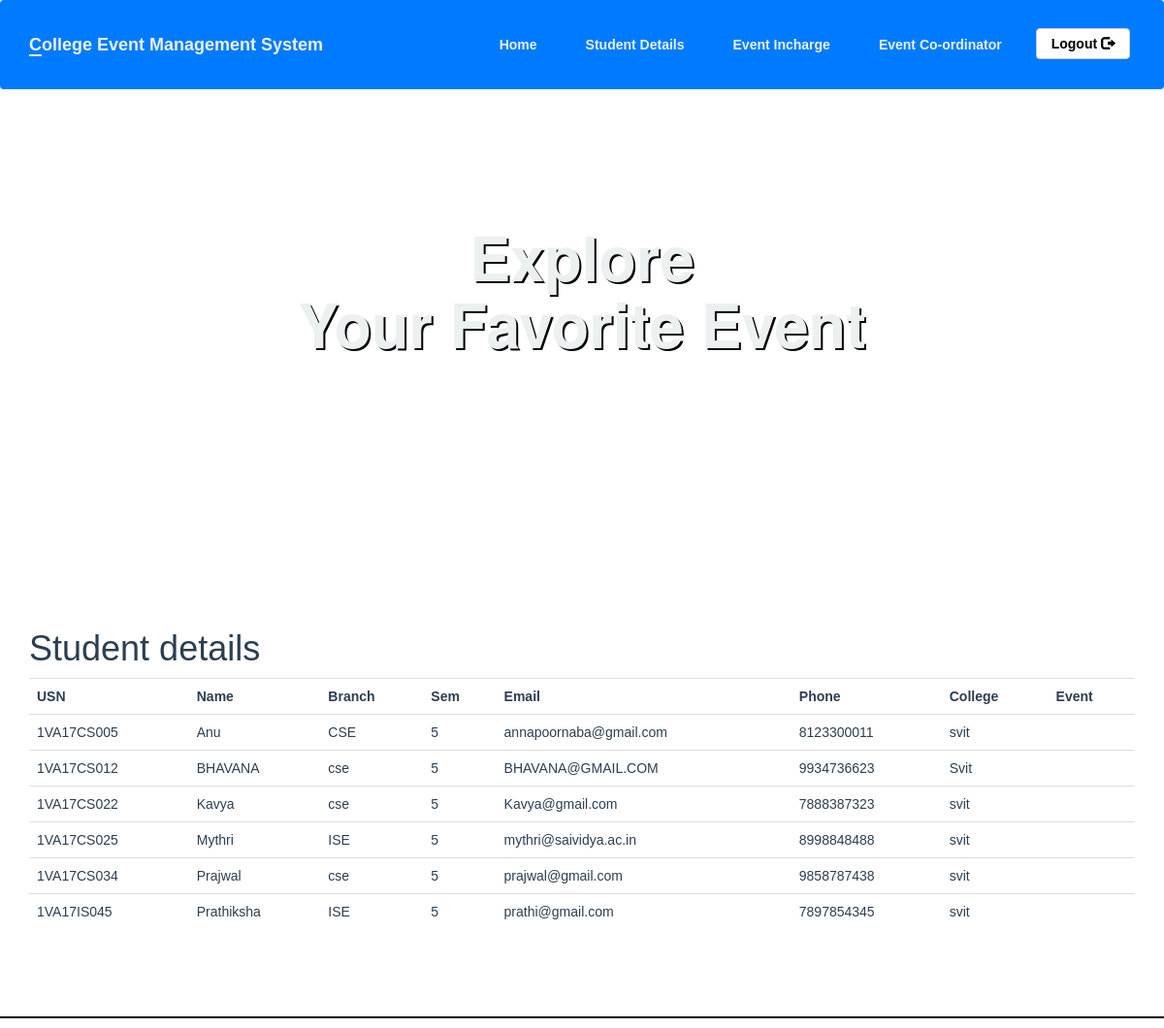
Page /Stu_details.php on the committed database.
### tables this page shows
CREATE TABLE `participent` (
  `usn` varchar(20) NOT NULL,
  `name` varchar(100) NOT NULL,
  `branch` varchar(11) NOT NULL,
  `sem` int(11) NOT NULL,
  `email` varchar(300) NOT NULL,
  `phone` varchar(12) NOT NULL,
  `college` varchar(20) NOT NULL
);

### Stu_details.php (the view, shortened to what this page needs)
<?php
include_once 'classes/db1.php';
$query = "SELECT * FROM participent";
$result = mysqli_query($conn, $query);
?>
<!DOCTYPE html>
<html>
<head>
    <?php require 'utils/styles.php'; ?>
</head>
<body>
    <?php include 'utils/adminHeader.php'; ?>
    <div class="content">
        <div class="container">
            <h1>Student details</h1>
            <?php if (mysqli_num_rows($result) > 0) { ?>
                <table class="table table-hover">
                    <tr>
                        <th>USN</th>
                        <th>Name</th>
                        <th>Branch</th>
                        <th>Sem</th>
                        <th>Email</th>
                        <th>Phone</th>
                        <th>College</th>
                        <th>Event</th>
                    </tr>
                    <?php while ($row = mysqli_fetch_array($result)) { ?>
                        <tr>
                            <td><?php echo isset($row["usn"]) ? $row["usn"] : ""; ?></td>
                            <td><?php echo isset($row["name"]) ? $row["name"] : ""; ?></td>
                            <td><?php echo isset($row["branch"]) ? $row["branch"] : ""; ?></td>
                            <td><?php echo isset($row["sem"]) ? $row["sem"] : ""; ?></td>
                            <td><?php echo isset($row["email"]) ? $row["email"] : ""; ?></td>
                            <td><?php echo isset($row["phone"]) ? $row["phone"] : ""; ?></td>
                            <td><?php echo isset($row["college"]) ? $row["college"] : ""; ?></td>
                            <td><?php echo isset($row["event_name"]) ? $row["event_name"] : ""; ?></td>
                        </tr>
                    <?php } ?>
                </table>
            <?php } else {
                echo "No result found";
            } ?>
        </div>
    </div>
    <?php include 'utils/footer.php'; ?>
</body>
</html>

### css/style.css (style rules this page uses)
body { overflow-x: hidden; }
.content { font-family: Arial, Helvetica, sans-serif; color: #2C3E50; }

### rows in the picture
participent: usn "1VA17CS005", name "Anu", branch "CSE", sem "5", email "annapoornaba@gmail.com", phone "8123300011", college "svit"
participent: usn "1VA17CS012", name "BHAVANA", branch "cse", sem "5", email "BHAVANA@GMAIL.COM", phone "9934736623", college "Svit"
participent: usn "1VA17CS022", name "Kavya", branch "cse", sem "5", email "Kavya@gmail.com", phone "7888387323", college "svit"
participent: usn "1VA17CS025", name "Mythri", branch "ISE", sem "5", email "mythri@saividya.ac.in", phone "8998848488", college "svit"
participent: usn "1VA17CS034", name "Prajwal", branch "cse", sem "5", email "prajwal@gmail.com", phone "9858787438", college "svit"
participent: usn "1VA17IS045", name "Prathiksha", branch "ISE", sem "5", email "prathi@gmail.com", phone "7897854345", college "svit"
